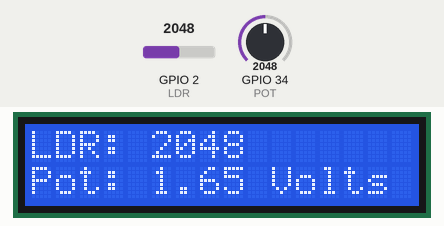
The sketch below on a simulated ESP32. Parts: 16×2 character LCD. Inputs (shaded band) come from the test bench; at power-on: GPIO 2 (LDR) = 2048, GPIO 34 (POT) = 2048.

Above: at 1.2 s.
1.3 s: GPIO 2 (LDR) set to 2866
At 2.7 s:
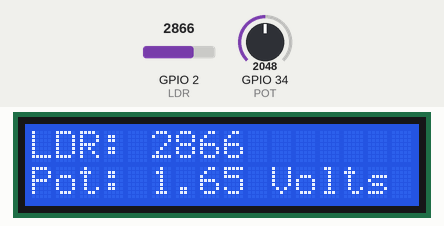
3.0 s: GPIO 34 (POT) set to 2866
At 3.9 s:
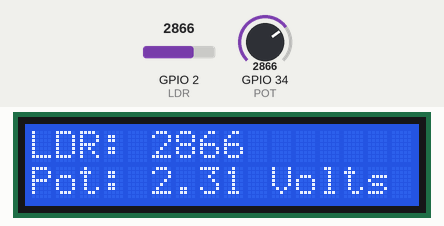
4.6 s: GPIO 2 (LDR) set to 3603
At 5.9 s:
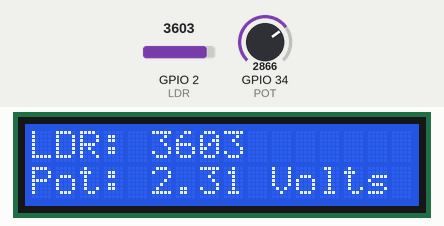
6.2 s: GPIO 34 (POT) set to 3603
At 7.2 s:
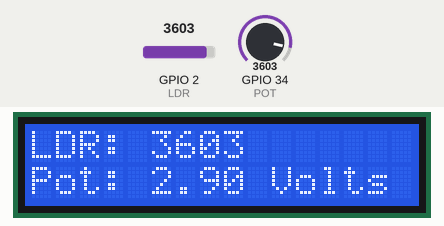
7.9 s: GPIO 2 (LDR) set to 4095
At 8.3 s:
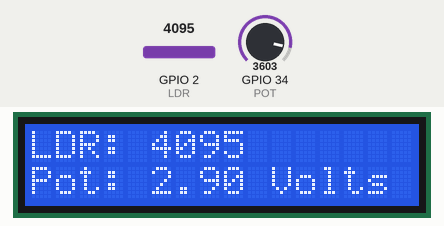
9.5 s: GPIO 34 (POT) set to 4095
At 10.5 s:
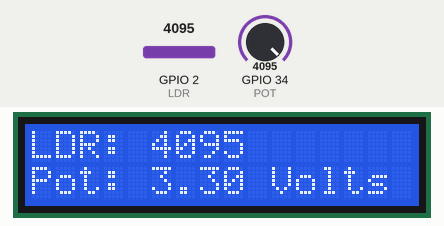
Timing chart, 0 to 12.1 s (numbered marks = the images above; inputs shaded):
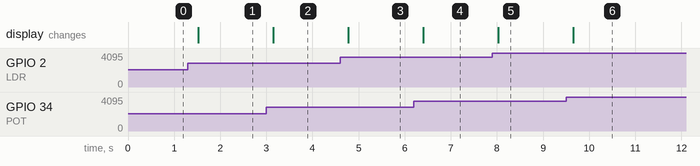

Measured:
- after the input at 1.3 s, the display: changes after 0.22 s (image 1)
- after the input at 3.0 s, the display: changes after 0.15 s (image 2)
- after the input at 4.6 s, the display: changes after 0.17 s (image 3)
- after the input at 6.2 s, the display: changes after 0.20 s (image 4)
- after the input at 7.9 s, the display: changes after 0.13 s (image 5)
- after the input at 9.5 s, the display: changes after 0.16 s (image 6)

The sketch:

LCD06_analoginputs.ino
```cpp
//------------------------------------------------------------
// Programa: LCD06_analoginputs.ino (ESP32 + BIOS Shield)
// Autor: Gabriel Bravo Eguren T31A
// Descripción: Realizar un programa que muestre
//              en la primera línea del LCD el valor leído de la resistencia LDR
//              de la shield (valor digital leído directamente del ADC) y en la
//              segunda línea, el valor del voltaje en el pin del potenciómetro medido en voltios.
//------------------------------------------------------------

#include <LiquidCrystal_PCF8574.h>

#define POT 34
#define LDR 2

LiquidCrystal_PCF8574 lcd(0x3F);

bool update = true;

float vpot = 0;
int vldr = 0;

void setup()
{
  lcd.begin(16, 2);
  lcd.setBacklight(255);
}

void loop()
{
  float pot = (analogRead(POT) * 3.3) / 4095;
  int ldr = analogRead(LDR);

  if(vldr != ldr)
  {
    vldr = ldr;
    update = true;
  }

  if(vpot != pot)
  {
    vpot = pot;
    update = true;
  }


  if(update)
  {
    lcd.clear();

    lcd.setCursor(0, 0);
    lcd.print("LDR: " + String(vldr));

    lcd.setCursor(0, 1);
    lcd.print("Pot: " + String(vpot) + " Volts");

    update = false;
  }

  delay(200);
}
```
